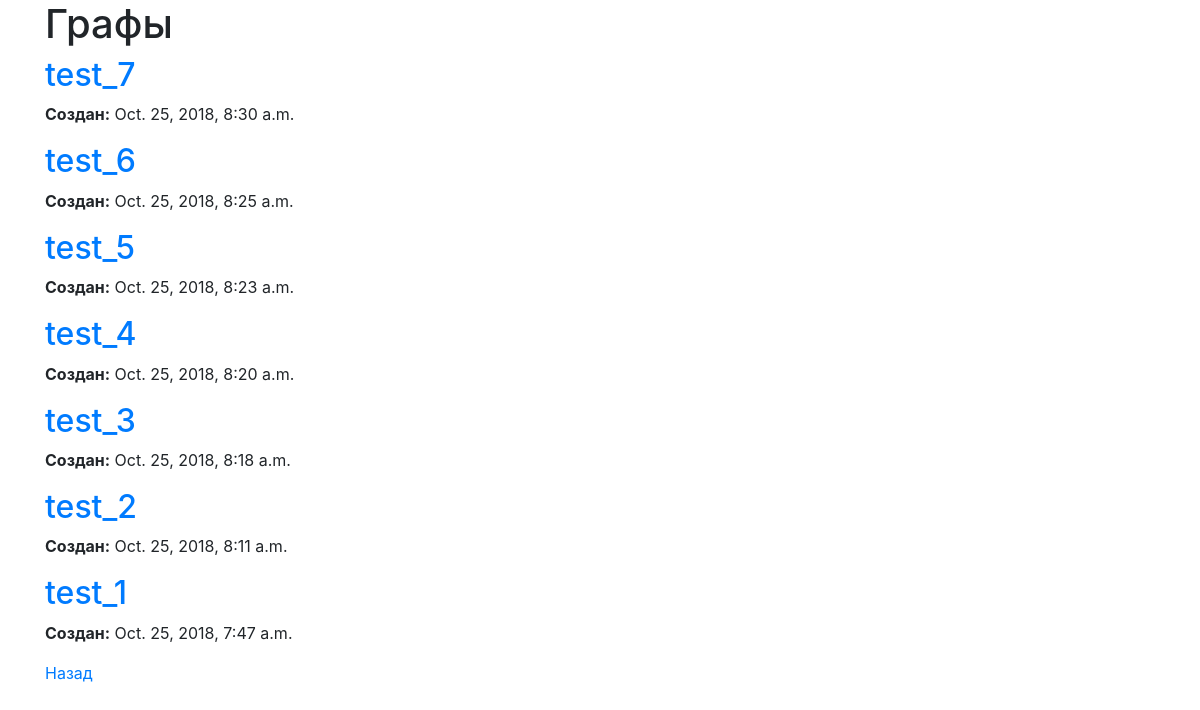
Page /graphs/ on the committed database.
### Graph/models.py (models this page shows)
class Graph(models.Model):
	name 		= models.CharField(max_length=30)
	file 		= models.FileField(upload_to=upload_location)
	timestamp	= models.DateTimeField(auto_now_add = True)
	slug		= models.SlugField(null=True, blank=True)
	def __str__(self):
		return self.name
	def get_absolute_url(self):
		return reverse('graph:detail', kwargs = {'slug': self.slug})
	class Meta:
		ordering = ['-timestamp', ]

### Graph/views.py (the view)
class GraphListView(ListView):
	queryset = Graph.objects.all()

### Graph/templates/Graph/graph_list.html
{% extends 'base.html' %}
{% block content %}
<h1>Графы</h1>
{% for obj in object_list %}
	<h2><a href="{{obj.get_absolute_url}}">{{obj}}</a></h2>
	<p><b>Создан:</b> {{obj.timestamp}}</p>
{% endfor %}
<a href="{% url 'home' %}">Назад</a>
{% endblock content %}

### templates/base.html (shortened to what this page needs)
<!DOCTYPE html>
<html lang="en">
<head>
	<link rel="stylesheet" href="https://maxcdn.bootstrapcdn.com/bootstrap/4.0.0/css/bootstrap.min.css">
</head>
<body>
	<section>
		<div class="container">
			{% block content %}
			{% endblock content %}
		</div>
	</section>
</body>
</html>

### rows in the picture
Graph: name "test_7", timestamp "Oct. 25, 2018, 8:30 a.m."
Graph: name "test_6", timestamp "Oct. 25, 2018, 8:25 a.m."
Graph: name "test_5", timestamp "Oct. 25, 2018, 8:23 a.m."
Graph: name "test_4", timestamp "Oct. 25, 2018, 8:20 a.m."
Graph: name "test_3", timestamp "Oct. 25, 2018, 8:18 a.m."
Graph: name "test_2", timestamp "Oct. 25, 2018, 8:11 a.m."
Graph: name "test_1", timestamp "Oct. 25, 2018, 7:47 a.m."
